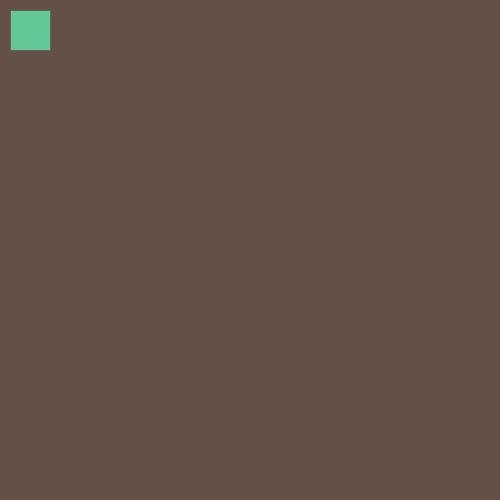
Frame 1 (no input)
Frame 60 (the mouse pressed at the canvas centre just before this capture): identical to frame 1, image omitted
Frame 120 (the mouse held since frame 60 and released just before this capture): identical to frame 1, image omitted

The Processing sketch that drew this single still picture (run headless with seeded random() and noise(); from frame 60 on, the mouse is pressed at the canvas centre):

// Processing sketch: sketch_230919a
// ── sketch_230919a.pde

Button bun = new Button(10, 10, 40, 40);

color bg = color(100, 80, 70);


void f() {
  bg = color(100, 200, 250);
}
  
void setup() {
  size(500, 500);
  
  //bun.onclick = f;
  
}

void draw() {
  background(bg);
  
  bun.update();
}

// ── button.pde
class Button {
 int x, y;
 int w, h;
 
 color c;
 
 //func onclick;
 
 Button (int _x, int _y, int _w, int _h) {
  this.x = _x;
  this.y = _y;
  this.w = _w;
  this.h = _h;
  
  this.c = color(100, 200, 150);
  
 }
 
 
 void update() {
   boolean down = false;
   
   if (mousePressed) {
     if (mouseX > this.x && mouseY > this.y) {
       if (mouseX < this.x + this.w && mouseY < this.y + this.h) {
         down = true;
       }
     }
   }
   
   stroke(100);
   if (down) {fill(lerpColor(this.c, 0, 0.5));}
   else {fill(this.c);}
   rect(this.x, this.y, this.w, this.h);
 }
 
};
